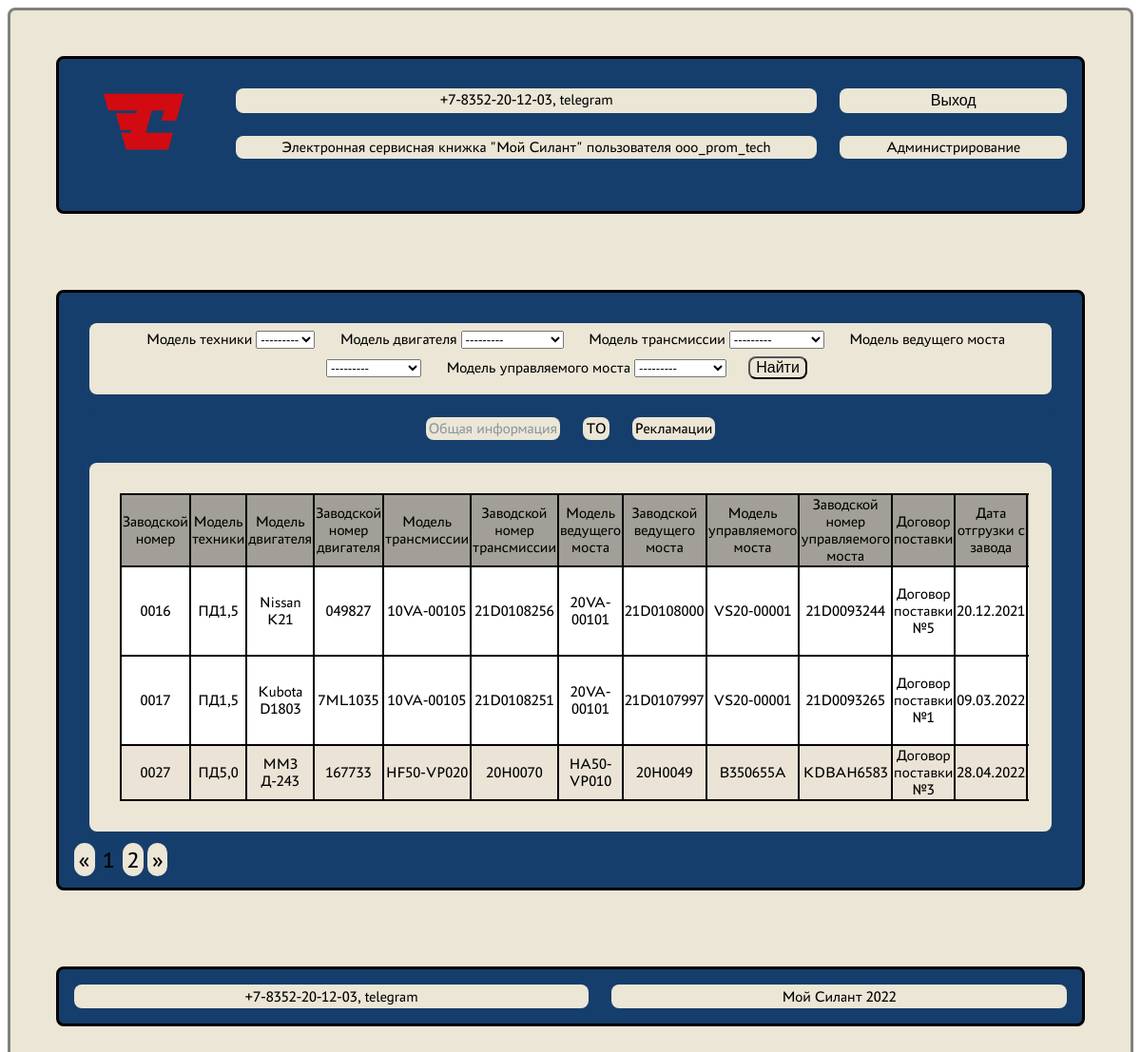
/ (signed in), run on the app's committed database.
### loader_service/models.py (models this page shows, shortened)
class Profile(AbstractUser):
    client = 'CL'
    service_co = 'SR'
    manager = 'MG'
    ROLES = [
        (client, 'Клиент'),
        (service_co, 'Сервисная организация'),
        (manager, 'Менеджер'),
    ]
    role = models.CharField(max_length=2, choices=ROLES, default=client)
    bio = models.TextField(null=True)

class Machine(models.Model):
    equipment_number = models.CharField(max_length=256, unique=True)
    equipment_model = models.ForeignKey('EquipmentModel', on_delete=models.CASCADE)
    engine_model = models.ForeignKey('EngineModel', on_delete=models.CASCADE)
    engine_number = models.CharField(max_length=256)
    transmission_model = models.ForeignKey('TransmissionModel', on_delete=models.CASCADE)
    transmission_number = models.CharField(max_length=256)
    driving_axle_model = models.ForeignKey('DrivingAxleModel', on_delete=models.CASCADE)
    driving_axle_number = models.CharField(max_length=256)
    control_axle_model = models.ForeignKey('ControlAxleModel', on_delete=models.CASCADE)
    control_axle_number = models.CharField(max_length=256)
    shipment_contract = models.CharField(max_length=256)
    shipment_out_date = models.DateField()
    consignee = models.CharField(max_length=256)
    shipment_adress = models.CharField(max_length=256)
    options = models.TextField(blank=True)
    client = models.ForeignKey(Profile, on_delete=models.CASCADE)
    service_company = models.ForeignKey("ServiceCompany", on_delete=models.CASCADE)

class EquipmentModel(models.Model):
    title = models.CharField(max_length=256)
    description = models.TextField()
    def __str__(self):
        return self.title

class EngineModel(models.Model):
    title = models.CharField(max_length=256)
    description = models.TextField()
    def __str__(self):
        return self.title

class TransmissionModel(models.Model):
    title = models.CharField(max_length=256)
    description = models.TextField()
    def __str__(self):
        return self.title

class DrivingAxleModel(models.Model):
    title = models.CharField(max_length=256)
    description = models.TextField()
    def __str__(self):
        return self.title

class ControlAxleModel(models.Model):
    title = models.CharField(max_length=256)
    description = models.TextField()
    def __str__(self):
        return self.title

### loader_service/views.py (the view)
# urls.py: path('', MachineView.as_view(), name='machines_list'),
class MachineView(ListView):
    model = Machine
    ordering = 'shipment_out_date'
    template_name = 'home.html'
    context_object_name = 'machines'
    paginate_by = 5
    def get_queryset(self):
        queryset = super().get_queryset()
        self.filterset = MachineFilter(self.request.GET, queryset)
        return self.filterset.qs
    def get_context_data(self, **kwargs):
        context = super().get_context_data()
        context['filterset'] = self.filterset
        return context

### loader_service/models.py (called while the page is built)
    def __str__(self):
        return self.title

### loader_service/templatetags/custom_tags.py (called while the page is built)
@register.simple_tag(takes_context=True)
def url_replace(context, **kwargs):
    d = context['request'].GET.copy()
    for k, v in kwargs.items():
        d[k] = v
    return d.urlencode()

### templates/home.html (shortened to what this page needs)
{% extends 'flatpages/default.html' %}
{% load static %}
{% load custom_tags %}
{% block body %}
    {% if user.is_authenticated %}
    <div>
        <form action="" method="get">
            <span class="filter">Модель техники {{ filterset.form.equipment_model }}</span>
            <span class="filter">Модель двигателя {{ filterset.form.engine_model }}</span>
            <span class="filter">Модель трансмиссии {{ filterset.form.transmission_model }}</span>
            <span class="filter">Модель ведущего моста {{ filterset.form.driving_axle_model }}</span>
            <span class="filter">Модель управляемого моста {{ filterset.form.control_axle_model }}</span>
            <button class="filter" type="submit">Найти</button>
        </form>
    </div>
    <div class="navigator">
        <span ><a class="navigator-active" href="#">Общая информация</a></span>
        <span><a href="/tech_services/">TO</a></span>
        <span><a href="/reclamations/">Рекламации</a></span>
    </div>
        {% if machines %}
        <div>
            <div class="table">
                <table border="1">
                    <tr>
                        <td>Заводской номер</td>
                        <td>Модель техники</td>
                        <td>Модель двигателя</td>
                        <td>Заводской номер двигателя</td>
                        <td>Модель трансмиссии</td>
                        <td>Заводской номер трансмиссии</td>
                        <td>Модель ведущего моста</td>
                        <td>Заводской ведущего моста</td>
                        <td>Модель управляемого моста</td>
                        <td>Заводской номер управляемого моста</td>
                        <td>Договор поставки</td>
                        <td>Дата отгрузки с завода</td>
                    </tr>
                    {% for machine in machines %}
                    <tr>
                        {% if user.role == 'CL' and machine.client != user %}
                        {% elif user.role == 'SR' and machine.service_company.profile != user %}
                        {% else %}
                            <td><a href="{{ machine.pk }}">{{ machine.equipment_number }}</a></td>
                            <td><a href="/administration/equipment_models/{{ machine.equipment_model.pk }}">{{ machine.equipment_model }}</a></td>
                            <td><a href="/administration/engine_models/{{ machine.engine_model.pk }}">{{ machine.engine_model }}</a></td>
                            <td>{{ machine.engine_number }}</td>
                            <td><a href="/administration/transmission_models/{{ machine.transmission_model.pk }}">{{ machine.transmission_model }}</a></td>
                            <td>{{ machine.transmission_number }}</td>
                            <td><a href="/administration/driving_axle_models/{{ machine.driving_axle_model.pk }}">{{ machine.driving_axle_model }}</a></td>
                            <td>{{ machine.driving_axle_number }}</td>
                            <td><a href="/administration/control_axle_models/{{ machine.control_axle_model.pk }}">{{ machine.control_axle_model }}</a></td>
                            <td>{{ machine.control_axle_number }}</td>
                            <td>{{ machine.shipment_contract }}</td>
                            <td>{{ machine.shipment_out_date|date:"d.m.Y" }}</td>
                        {% endif %}
                    </tr>
                    {% endfor %}
                </table>
            </div>
        </div>
        {% endif %}
    {% endif %}
 {% if paginator.num_pages > 1 %}
    {% if page_obj.has_previous %}
    <span class="pagination"><a href="?{% url_replace page=page_obj.previous_page_number %}">&laquo;</a></span>
    {% else %}
    <span class="pagination">&laquo;</span>
    {% endif %}
    {% for p in paginator %}
        {% if p.number == page_obj.number %}
        <span class="pagination active">{{ p.number }}</span>
        {% else %}
        <span class="pagination"><a href="?{% url_replace page=p.number %}">{{ p.number }}</a></span>
        {% endif %}
    {% endfor %}
    {% if page_obj.has_next %}
    <span class="pagination"><a href="?{% url_replace page=page_obj.next_page_number %}">»</a></li></span>
    {% else %}
    <span class="pagination">»</span>
    {% endif %}
{% endif %}
{% endblock body %}

### templates/flatpages/default.html (shortened to what this page needs)
<!DOCTYPE html>
<html lang="en">
<head>
    {% load static %}
    <link href="{% static 'assets/css/main.css' %}" rel="stylesheet" />
</head>
<body>
    <div class="plane">
        <header class="grid-wrapper-header">
            <div>
                <a href="/"><img src="{% static 'assets/icons/Logotype accent RGB 2.png' %}" alt="logo silant" width="100" height="100"></a>
            </div>
            <div class="inner-grid-header">
                <span>+7-8352-20-12-03, telegram</span>
                {% if user.is_authenticated %}
                <span>
                    <form method="post" action="{% url 'logout' %}">
                        <button class="inform" type="submit">Выход</button>
                    </form>
                </span>
                {% else %}
                <span><a href="/auth/login/">Авторизация</a></span>
                {% endif %}
                <span>Электронная сервисная книжка "Мой Силант"{% if user.is_authenticated %} пользователя {{ user.username }}{% endif %}</span>
                {% if user.is_authenticated and user.role != 'CL' %}
                    <span><a href="/administration/">Администрирование</a></span>
                {% endif %}
            </div>
        </header>
        <div class="main-panel">
            {% block body %}{% endblock body %}
        </div>
        <footer>
            <span>+7-8352-20-12-03, telegram</span>
            <span>Мой Силант 2022</span>
        </footer>
    </div>
</body>
</html>

### static/assets/css/main.css (style rules this page uses)
a { color: black; text-decoration: none; }
table { background-color: white; border: 2px solid; border-collapse: collapse; }
td { border: 2px solid; border-collapse: collapse; }
body { background-color: white; display: flex; flex-direction: column; height: 100vh; }
.plane { display: flex; flex-direction: column; flex-grow: 1; background-color: #EBE6D6; border: 3px solid grey; border-radius: 0.5em; padding: 1rem; font-family: 'PT Astra Sans'; }
header { display: flex; margin: 2em 2em 3em; padding: 1em; background-color: #163E6C; border: 3px solid black; border-radius: 0.5em; }
.grid-wrapper-header { display: grid; align-items: center; grid-template-columns: 0.5fr 3fr; grid-template-rows: 0.5fr auto; grid-gap: 2vw; }
.inner-grid-header { display: grid; grid-template-columns: repeat(2, auto); grid-template-rows: repeat(2, auto); grid-gap: 2vw; }
button { font-size: 1em; border-radius: 0.5em; background-color: #EBE6D6; cursor: pointer; }
.inform { border: none; background-color: #EBE6D6; cursor: pointer; }
span { padding: 0.20em; font-size: 1em; border-radius: 0.5em; background-color: #EBE6D6; text-align: center; }
header div { text-align: center; }
.main-panel { display: block; margin: 2em 2em 3em; padding: 1em; background-color: #163E6C; border: 3px solid black; border-radius: 0.5em; }
.main-panel div { text-align: center; justify-content: center; padding: 0.5em; margin: 1em; background-color: #EBE6D6; border-radius: 0.5em; }
.table { table-layout: auto; background-color: white; width: auto; text-align: center; border-radius: 0.5em; overflow: auto; }
.table tr:first-child { background-color: #a19f97; }
.table tr:nth-child(even) { background-color: #ebe3d6; }
footer { display: grid; margin: 2em 2em 3em; padding: 1em; background-color: #163E6C; border: 3px solid black; border-radius: 0.5em; grid-template-columns: repeat(2, auto); grid-gap: 2vw; }
.filter { margin: 0.5em; }
.pagination { font-size: 1.5em; }
.active { background-color: #163E6C; }
.navigator { display: grid; grid-template-columns: repeat(3, auto); grid-template-rows: repeat(1, auto); grid-gap: 2vw; background-color: #163E6C !important; }
.navigator-active { color: #8b96a0 !important; }

### data on the page
Profile: username "ooo_prom_tech"
Machine: equipment_number "0016", equipment_model "ПД1,5", engine_model "Nissan K21", engine_number "049827", transmission_model "10VA-00105", transmission_number "21D0108256", driving_axle_model "20VA-00101", driving_axle_number "21D0108000", control_axle_model "VS20-00001", control_axle_number "21D0093244", shipment_contract "Договор поставки №5", shipment_out_date "20.12.2021"
Machine: equipment_number "0017", equipment_model "ПД1,5", engine_model "Kubota D1803", engine_number "7ML1035", transmission_model "10VA-00105", transmission_number "21D0108251", driving_axle_model "20VA-00101", driving_axle_number "21D0107997", control_axle_model "VS20-00001", control_axle_number "21D0093265", shipment_contract "Договор поставки №1", shipment_out_date "09.03.2022"
Machine: equipment_number "0027", equipment_model "ПД5,0", engine_model "ММЗ Д-243", engine_number "167733", transmission_model "HF50-VP020", transmission_number "20H0070", driving_axle_model "HA50-VP010", driving_axle_number "20H0049", control_axle_model "B350655A", control_axle_number "KDBAH6583", shipment_contract "Договор поставки №3", shipment_out_date "28.04.2022"

### other printed values
{{ p.number }} "1"
{{ p.number }} "2"
